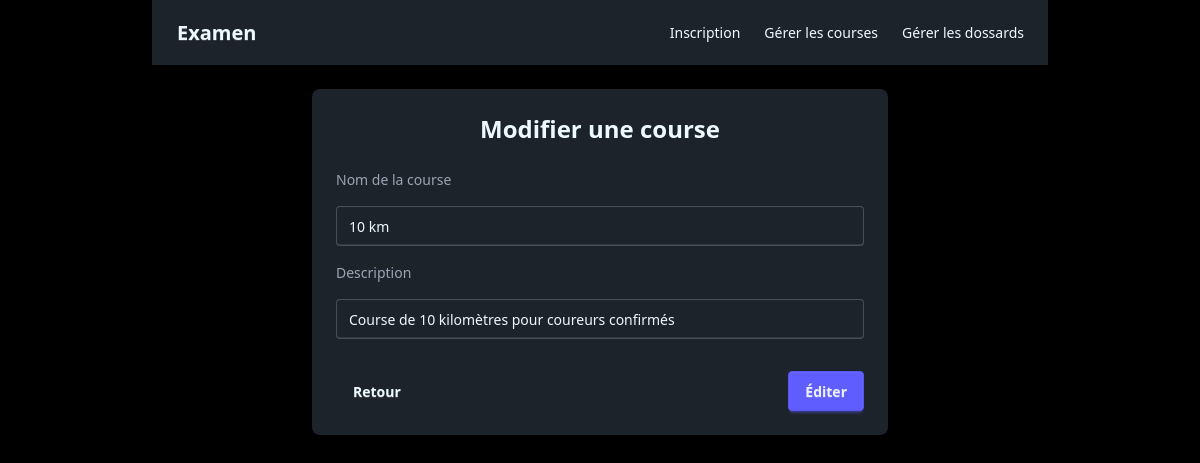
The app's page /modif.php?id_course=2 with its own data.
### tables this page shows
CREATE TABLE courses (
    id_course   INTEGER PRIMARY KEY AUTOINCREMENT, 
    nom         TEXT    NOT NULL,                  
    description TEXT    NOT NULL                   
);

### modif.php (the view, shortened to what this page needs)
<?php
 $pdo = new PDO('sqlite:bd.sqlite');
$pdo->setAttribute(PDO::ATTR_ERRMODE, PDO::ERRMODE_EXCEPTION);
$req = "SELECT * FROM courses WHERE id_course = ?";
$traitement = $pdo->prepare($req);
$traitement->execute([$_GET['id_course']]);
$da_ta = $traitement->fetch(PDO::FETCH_ASSOC);
?>
<!DOCTYPE html>
<html lang="fr" data-theme="dark">
<head>
    <link href="https://cdn.jsdelivr.net/npm/daisyui@5" rel="stylesheet" type="text/css" />
    <script src="https://cdn.jsdelivr.net/npm/@tailwindcss/browser@4"></script>
</head>
<body class="min-h-screen flex flex-col items-center bg-black">
<div class="navbar bg-base-100 shadow-md w-full max-w-4xl mb-6">
  <div class="navbar-start">
    <a class="btn btn-ghost text-xl font-bold">Examen</a>
  </div>
  <div class="navbar-end">
    <ul class="menu menu-horizontal px-1">
      <li><a href="index.php">Inscription</a></li>
      <li><a href="adm.php">Gérer les courses</a></li>
      <li><a href="dossards.php">Gérer les dossards</a></li>
    </ul>
  </div>
</div>
<div class="w-full max-w-xl">
  <div class="card bg-base-100 shadow-xl">
    <div class="card-body space-y-4">
      <h1 class="text-2xl font-bold text-center">Modifier une course</h1>
      <form action="mis_jours.php" method="POST" class="space-y-4">
        <label class="label" for="nom">
          <span class="label-text">Nom de la course</span>
        </label>
        <input
          type="text"
          name="nom"
          id="nom"
          class="input input-bordered w-full"
          value="<?= htmlspecialchars($da_ta['nom']) ?>"
          required
        >
        <label class="label" for="description">
          <span class="label-text">Description</span>
        </label>
        <input
          type="text"
          name="description"
          id="description"
          class="input input-bordered w-full"
          value="<?= htmlspecialchars($da_ta['description']) ?>"
        >
        <div class="card-actions justify-between mt-4">
          <a href="adm.php" class="btn btn-ghost">Retour</a>
          <button type="submit" class="btn btn-primary">
            Éditer
          </button>
        </div>
      </form>
    </div>
  </div>
</div>
</body>
</html>

### records on screen
courses: nom "10 km", description "Course de 10 kilomètres pour coureurs confirmés"
